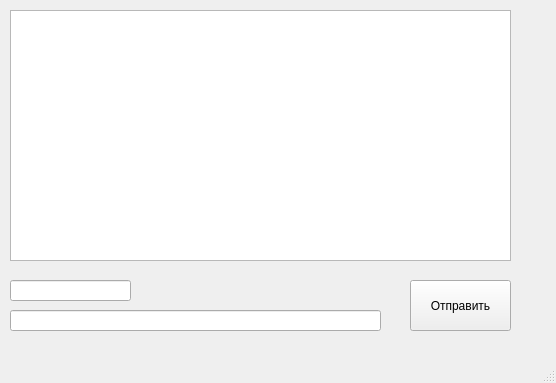
<?xml version="1.0" encoding="UTF-8"?>
<ui version="4.0">
 <class>MainWindow</class>
 <widget class="QMainWindow" name="MainWindow">
  <property name="geometry">
   <rect>
    <x>0</x>
    <y>0</y>
    <width>556</width>
    <height>383</height>
   </rect>
  </property>
  <property name="windowTitle">
   <string>pyQTClient</string>
  </property>
  <widget class="QWidget" name="centralwidget">
   <widget class="QPushButton" name="pushButton1">
    <property name="geometry">
     <rect>
      <x>410</x>
      <y>280</y>
      <width>101</width>
      <height>51</height>
     </rect>
    </property>
    <property name="text">
     <string>Отправить</string>
    </property>
   </widget>
   <widget class="QLineEdit" name="lineEdit1">
    <property name="geometry">
     <rect>
      <x>10</x>
      <y>280</y>
      <width>121</width>
      <height>21</height>
     </rect>
    </property>
   </widget>
   <widget class="QLineEdit" name="lineEdit2">
    <property name="geometry">
     <rect>
      <x>10</x>
      <y>310</y>
      <width>371</width>
      <height>21</height>
     </rect>
    </property>
   </widget>
   <widget class="QListWidget" name="listWidget1">
    <property name="geometry">
     <rect>
      <x>10</x>
      <y>10</y>
      <width>501</width>
      <height>251</height>
     </rect>
    </property>
   </widget>
  </widget>
  <widget class="QMenuBar" name="menubar">
   <property name="geometry">
    <rect>
     <x>0</x>
     <y>0</y>
     <width>556</width>
     <height>21</height>
    </rect>
   </property>
  </widget>
  <widget class="QStatusBar" name="statusbar"/>
 </widget>
 <resources/>
 <connections/>
</ui>
